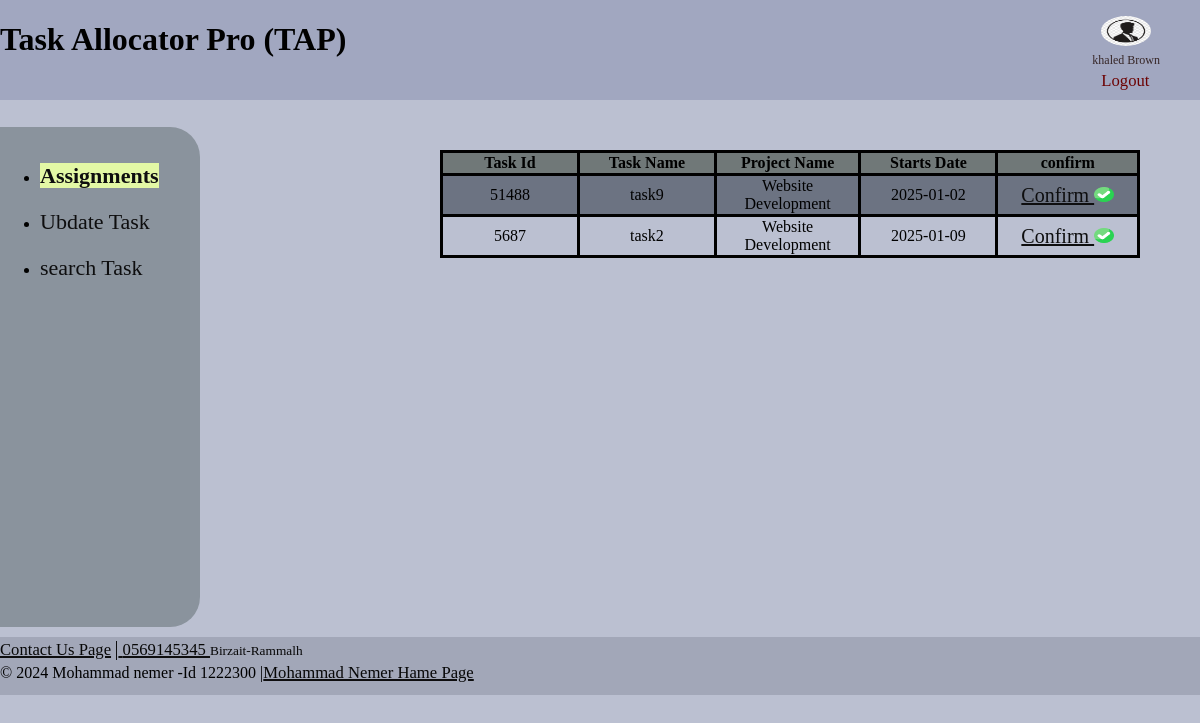
The app's page /memberTask.php (signed in) with its own data.
### tables this page shows
CREATE TABLE `tasks` (
  `TaskID` int(11) NOT NULL,
  `TaskName` varchar(255) DEFAULT NULL,
  `Description` varchar(255) DEFAULT NULL,
  `ProjectID` varchar(255) DEFAULT NULL,
  `StartDate` date DEFAULT NULL,
  `EndDate` date DEFAULT NULL,
  `Effort` int(11) DEFAULT NULL,
  `Status` enum('Pending','In Progress','Completed') DEFAULT NULL,
  `Priority` enum('Low','Medium','High') DEFAULT NULL,
  `Progress` int(4) NOT NULL
);

CREATE TABLE `project` (
  `project_id` varchar(11) NOT NULL,
  `project_title` varchar(255) DEFAULT NULL,
  `project_description` text DEFAULT NULL,
  `customer_name` varchar(255) DEFAULT NULL,
  `total_budget` decimal(10,2) DEFAULT NULL,
  `start_date` date DEFAULT NULL,
  `end_date` date DEFAULT NULL,
  `file1_name` varchar(255) DEFAULT NULL,
  `file2_name` varchar(255) DEFAULT NULL,
  `file3_name` varchar(255) DEFAULT NULL,
  `Leaderid` bigint(20) DEFAULT NULL
);

### memberTask.php (the view, shortened to what this page needs)
<?php
$pdo = db_connect();
$issset=issett();
 ?>
<!DOCTYPE html>
<html lang="ar">
<head>
    <link rel="stylesheet" href="style2.css">
</head>
<body>
<header>
<h1>Task Allocator Pro (TAP)</h1>
<nav id="account">
    <figure>
    <img id="imgpersonal" src="./Files/<?php echo $_SESSION['images']; ?>" alt="pimg">
  <figcaption>  <a id="hehm"  href="/pesonalpage.php">
    <?php
echo $_SESSION['name']; ?></a></figcaption>
<a id="logout" href="/login.php"> <small>Logout</small></a>
</figure>
    </nav>
</header>
<article id="contener">
<nav id="Manager">
    <ul>
    <li
    ><a class= <?php
    global $issset;
    echo  $issset==1? "assign":"";
     ?> href="/membertask.php"> Assignments</a></li>
    <li><a href="/searchTask.php">Ubdate Task</a></li>
    <li ><a href="/searchTaskmember.php">search Task</a></li>
    </ul>
</nav>
<main>
<?php
table();
?>
</main>
</article>
<footer>
 <small id="small">
 <a href="https://www.facebook.com/Future.Center.Haybrid.cars/?locale=ar_AR"> <small id="small"> Contact Us Page</small></a>
<a href="https://web.whatsapp.com/">|<small id="small">  0569145345 </small></a>
 Birzait-Rammalh
</small>
 <br>
&copy; 2024 Mohammad nemer -Id 1222300 |<a href="./../../index.html"><small id="small">Mohammad Nemer Hame Page</small></a>
</footer>
</body>
</html>
<?php
function table()
{
    $user_tablename = "tasks";
    $user_tablename2 = "project";
    $user_tablename3 = "user_task";
    $userid = $_SESSION['loginid'];
    $query = "SELECT task.TaskID, task.TaskName, project.project_title,task.StartDate,user.Role,user.id
              FROM $user_tablename as task
              JOIN $user_tablename3 as user ON user.id_tasks = task.TaskID
              JOIN $user_tablename2 as project ON task.ProjectID = project.project_id
              WHERE user.id_user = :userid and user.accept is NULL";
    global $pdo;
    $stmt = $pdo->prepare($query);
    $stmt->execute(['userid' => $userid]);
    echo   "<table id='tabletaskconform'>";
    echo "<thead>
    <tr>
        <th>Task Id</th>
        <th>Task Name</th>
        <th>Project Name</th>
        <th>Starts Date</th>
         <th>confirm</th>
    </tr>
</thead>";
echo "<tbody>";
$rows =$stmt->fetchAll(PDO::FETCH_ASSOC);
if($rows )
{
foreach($rows as $row)
{
    echo "<tr>";
    echo "<td>" .$row['TaskID']. "</td>";
    echo "<td>{$row['TaskName']}</td>";
    echo "<td>{$row['project_title']}</td>";
    echo "<td>{$row['StartDate']}</td>";
    echo "<td><a href='TaskConfirmation.php?Task_id=".$row['TaskID']."&Role=".$row['Role']."&tuserTaskid=".$row['id']."'>Confirm
     <img width='20' height='15' src='./Files/check.png' alt='true' </a></td>";
    echo "</tr>";
}
}else{
    echo "<td colspan=5>No task</td>";
}
    echo "</tbody>";
     echo "</table>";
}
function issett()
{
    $user_tablename = "tasks";
    $user_tablename2 = "project";
    $user_tablename3 = "user_task";
    $userid = $_SESSION['loginid'];
    $query = "SELECT task.TaskID, task.TaskName, project.project_title,task.StartDate
              FROM $user_tablename as task
              JOIN $user_tablename3 as user ON user.id_tasks = task.TaskID
              JOIN $user_tablename2 as project ON task.ProjectID = project.project_id
              WHERE user.id_user = :userid  and user.accept is NULL";
    global $pdo;
    $stmt = $pdo->prepare($query);
    $stmt->execute(['userid' => $userid]);
    $row = $stmt->fetch(PDO::FETCH_ASSOC);
if($row)
{
   return 1;
}
return 0;
}
?>

### style2.css (style rules this page uses)
body { background-color: rgb(187, 192, 209); margin-top: 0px; margin-left: 0px; margin-right: 0px; margin-bottom: 0px; padding-bottom: 0px; display: flex; flex-direction: column; flex-wrap: nowrap; }
a:link { color: rgb(14, 14, 15); }
#imgpersonal { width: 50px; height: 30px; border-radius: 50%; margin-left: 20px; }
#account { margin-right: 0px; }
header { padding-top: 0px; margin-top: 0px; display: flex; justify-content: space-between; flex-direction: row; flex-wrap: nowrap; width: 100%; height: 100px; background-color: rgb(161, 167, 192); }
#hehm { text-decoration: none; font-size: 12px; color: #362626; margin-left: 11px; }
#contener { display: flex; flex-direction: row; flex-wrap: nowrap; margin-bottom: 10px; }
footer { margin-bottom: 0px; height: 58px; background-color: rgb(162, 167, 184); }
a { font-size: 20px; }
#small { color: #070707; }
table { border: solid 1px black; border-collapse: collapse; margin-top: 50px; background-attachment: scroll; height: auto; width: auto; }
th { background-color:rgb(112, 120, 120); border: solid 3px black; border-collapse: collapse; text-align: center; }
td { border: solid black 3px; width: 150px; text-align: center; }
.assign { font-weight: bold; background-color: #e3f8a5; }
#tabletaskconform { margin-left: 140px; width: 700px; }
tbody tr:nth-child(odd) { background-color: #6c7382; }
#Manager { border-top-right-radius: 30px; border-bottom-right-radius: 30px; display: flex; flex-direction: row; flex-wrap: nowrap; width: 200px; background-color: rgb(138, 147, 157); height: 500px; padding-left: 0px; margin-top: 27px; margin-right: 100px; }
li { margin-top: 20px; }
small { color: #6c0202; }
#Manager a { text-decoration: none; font-family: "Times New Roman", Georgia, serif; font-size: 22px; }
#logout { text-decoration: none; margin-left: 20px; font-size: 20px; }

### records on screen
tasks: TaskID "51488", TaskName "task9", ProjectID.project_title "Website Development", StartDate "2025-01-02"
tasks: TaskID "5687", TaskName "task2", ProjectID.project_title "Website Development", StartDate "2025-01-09"

### other values on screen
$_SESSION['name'] "khaled Brown"
